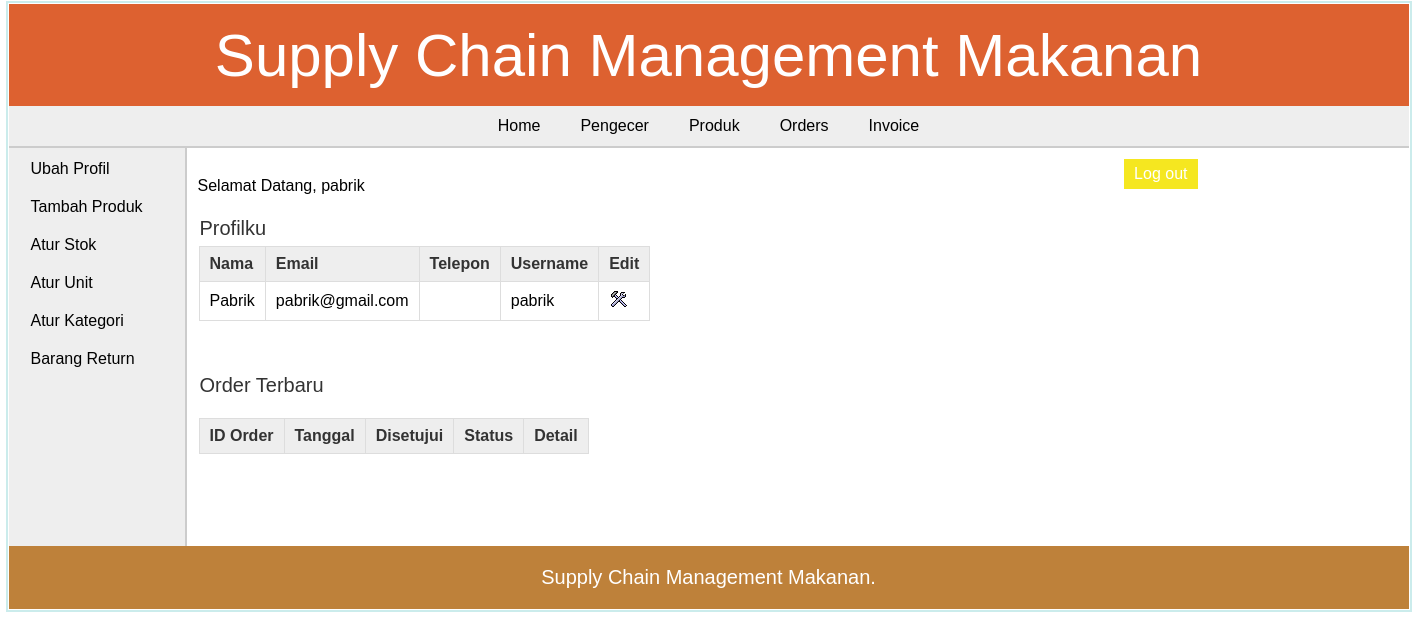
Before: /manufacturer/index.php (signed in) with the older database file.
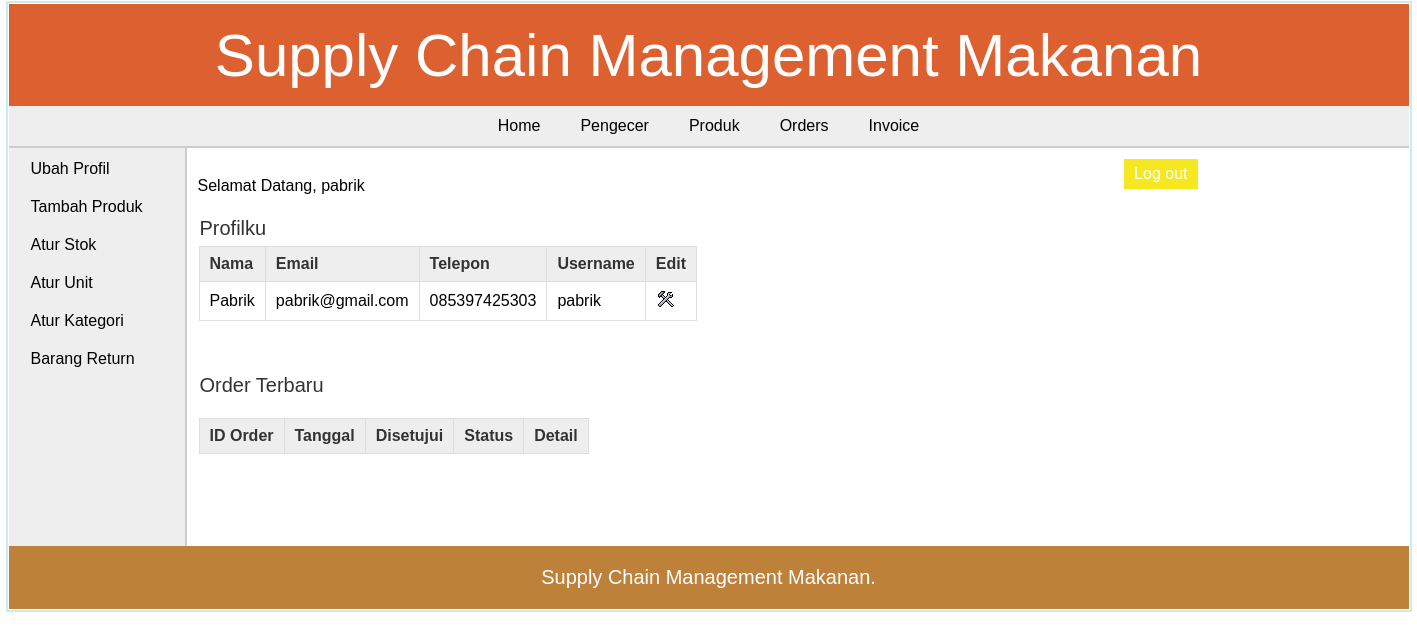
After: the same page with the newer database file.
### tables this page shows
CREATE TABLE `manufacturer` (
  `man_id` int(11) NOT NULL,
  `man_name` varchar(25) NOT NULL,
  `man_email` varchar(50) DEFAULT NULL,
  `man_phone` varchar(12) NOT NULL,
  `username` varchar(20) NOT NULL,
  `password` varchar(20) NOT NULL
);

### manufacturer/index.php (the view, shortened to what this page needs)
<?php
	include("../includes/config.php");
	if(isset($_SESSION['manufacturer_login'])) {
		if($_SESSION['manufacturer_login'] == true) {
			$id = $_SESSION['manufacturer_id'];
			$query_selectManufacturer = "SELECT * FROM manufacturer WHERE man_id='$id'";
			$result_selectManufacturer = mysqli_query($con,$query_selectManufacturer);
			$row_selectManufacturer = mysqli_fetch_array($result_selectManufacturer);
		}
		else {
			header('Location:../index.php');
		}
	}
	else {
		header('Location:../index.php');
	}
?>
<!DOCTYPE html>
<html>
<head>
	<link rel="stylesheet" href="../includes/main_style.css" >
</head>
<body>
	<?php
		include("../includes/header.inc.php");
		include("../includes/nav_manufacturer.inc.php");
		include("../includes/aside_manufacturer.inc.php");
	?>
	<section>
		Selamat Datang, <?php echo $_SESSION['sessUsername']; ?>
		<article>
			<h2>Profilku</h2>
			<table class="table_displayData">
			<tr>
				<th>Nama</th>
				<th>Email</th>
				<th>Telepon</th>
				<th>Username</th>
				<th> Edit </th>
			</tr>
			<tr>
				<td> <?php echo $row_selectManufacturer['man_name']; ?> </td>
				<td> <?php echo $row_selectManufacturer['man_email']; ?> </td>
				<td> <?php echo $row_selectManufacturer['man_phone']; ?> </td>
				<td> <?php echo $row_selectManufacturer['username']; ?> </td>
				<td> <a href="edit_profile.php"><img src="../images/edit.png" alt="edit" /></a> </td>
			</tr>
		</table>
		</article>
		<article>
			<h2>Order Terbaru</h2>
			<table class="table_displayData" style="margin-top:20px;">
			<tr>
				<th> ID Order </th>
				<th> Tanggal </th>
				<th> Disetujui </th>
				<th> Status </th>
				<th> Detail </th>
			</tr>
		</table>
		</article>
	</section>
	<?php
		include("../includes/footer.inc.php");
	?>
</body>
</html>

Changed rows visible on the page:
changed manufacturer "Pabrik": man_phone (not shown) → "085397425303"
